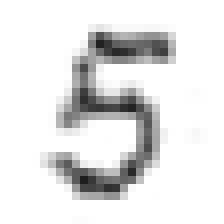
#> input picture my_own_images/2828_my_verify_code_5.png, 28 x 28 px (shown 8 times larger)
$ jupyter execute --allow-errors part3_neural_network_mnist_and_own_single_image.ipynb   (shell and % lines are left out)   (older library calls are emulated)
#> lines starting #> are read from the running program, lines starting #| are printed output that depends on the picture; long printed decimals are rounded
[cell 1]
# python notebook for Make Your Own Neural Network
# code for a 3-layer neural network, and code for learning the MNIST dataset
# this version trains using the MNIST dataset, then tests on our own images
# (c) Tariq Rashid, 2016
# license is GPLv2

[cell 2]
import numpy
# scipy.special for the sigmoid function expit()
import scipy.special
# library for plotting arrays
import matplotlib.pyplot
# ensure the plots are inside this notebook, not an external window

[cell 3]
# helper to load data from PNG image files
import scipy.misc

[cell 4]
# neural network class definition
class neuralNetwork:


    # initialise the neural network
    def __init__(self, inputnodes, hiddennodes, outputnodes, learningrate):
        # set number of nodes in each input, hidden, output layer
        self.inodes = inputnodes
        self.hnodes = hiddennodes
        self.onodes = outputnodes

        # link weight matrices, wih and who
        # weights inside the arrays are w_i_j, where link is from node i to node j in the next layer
        # w11 w21
        # w12 w22 etc
        self.wih = numpy.random.normal(0.0, pow(self.inodes, -0.5), (self.hnodes, self.inodes))
        self.who = numpy.random.normal(0.0, pow(self.hnodes, -0.5), (self.onodes, self.hnodes))

        # learning rate
        self.lr = learningrate

        # activation function is the sigmoid function
        self.activation_function = lambda x: scipy.special.expit(x)

        pass


    # train the neural network
    def train(self, inputs_list, targets_list):
        # convert inputs list to 2d array
        inputs = numpy.array(inputs_list, ndmin=2).T
        targets = numpy.array(targets_list, ndmin=2).T

        # calculate signals into hidden layer
        hidden_inputs = numpy.dot(self.wih, inputs)
        # calculate the signals emerging from hidden layer
        hidden_outputs = self.activation_function(hidden_inputs)

        # calculate signals into final output layer
        final_inputs = numpy.dot(self.who, hidden_outputs)
        # calculate the signals emerging from final output layer
        final_outputs = self.activation_function(final_inputs)

        # output layer error is the (target - actual)
        output_errors = targets - final_outputs
        # hidden layer error is the output_errors, split by weights, recombined at hidden nodes
        hidden_errors = numpy.dot(self.who.T, output_errors)

        # update the weights for the links between the hidden and output layers
        self.who += self.lr * numpy.dot((output_errors * final_outputs * (1.0 - final_outputs)), numpy.transpose(hidden_outputs))

        # update the weights for the links between the input and hidden layers
        self.wih += self.lr * numpy.dot((hidden_errors * hidden_outputs * (1.0 - hidden_outputs)), numpy.transpose(inputs))

        pass


    # query the neural network
    def query(self, inputs_list):
        # convert inputs list to 2d array
        inputs = numpy.array(inputs_list, ndmin=2).T

        # calculate signals into hidden layer
        hidden_inputs = numpy.dot(self.wih, inputs)
        # calculate the signals emerging from hidden layer
        hidden_outputs = self.activation_function(hidden_inputs)

        # calculate signals into final output layer
        final_inputs = numpy.dot(self.who, hidden_outputs)
        # calculate the signals emerging from final output layer
        final_outputs = self.activation_function(final_inputs)

        return final_outputs

[cell 5]
# number of input, hidden and output nodes
input_nodes = 784
hidden_nodes = 200
output_nodes = 10

# learning rate
learning_rate = 0.1

# create instance of neural network
n = neuralNetwork(input_nodes,hidden_nodes,output_nodes, learning_rate)

#> (a cell that did not finish here is left out)

[cell 7]
# train the neural network

# epochs is the number of times the training data set is used for training
epochs = 10

#> (the rest of this cell did not finish here and is left out)

test with our own image

[cell 8]
# test the neural network withour own images

# load image data from png files into an array
print ("loading ... my_own_images/2828_my_verify_code_5.png")
img_array = scipy.misc.imread('my_own_images/2828_my_verify_code_5.png', flatten=True)
#> img_array: shape (28, 28) float32; min 31, max 255, mean 228.1

# reshape from 28x28 to list of 784 values, invert values
img_data  = 255.0 - img_array.reshape(784)
#> img_data = 784 values, max 224 at index 626, min 0 at index 0, mean 26.9

# then scale data to range from 0.01 to 1.0
img_data = (img_data / 255.0 * 0.99) + 0.01
#> img_data = 784 values, max 0.88 at index 626, min 0.01 at index 0, mean 0.114
print("min = ", numpy.min(img_data))
#| min =  0.01
print("max = ", numpy.max(img_data))
#| max =  0.8796

# plot image
matplotlib.pyplot.imshow(img_data.reshape(28,28), cmap='Greys', interpolation='None')

# query the network
outputs = n.query(img_data)
#> in query, `inputs = numpy.array(inputs_list, ndmin=2).T`: inputs has the same summary as img_data outside query
#> in query, `hidden_inputs = numpy.dot(self.wih, inputs)`: hidden_inputs = 200 values, max 0.781 at index 114, min -0.642 at index 157, mean 0.0292
#> in query, `hidden_inputs = numpy.dot(self.wih, inputs)`:
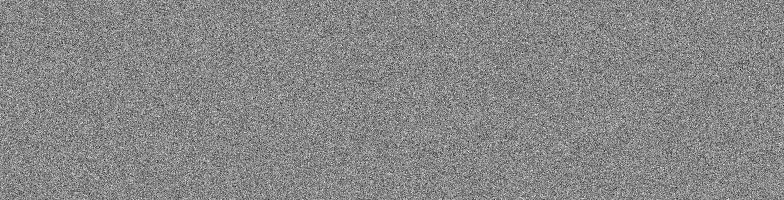
#> self.wih: shape (200, 784) float64; min -0.173, max 0.153, mean 0.000192; drawn with min black and max white
#> in query, `hidden_outputs = self.activation_function(hidden_inputs)`: hidden_outputs = 200 values, max 0.686 at index 114, min 0.345 at index 157, mean 0.507
#> in query, `final_inputs = numpy.dot(self.who, hidden_outputs)`: final_inputs = [0.0216, -0.526, 0.343, -1, 0.74, 0.509, -0.471, 0.283, -0.0739, 0.457]
#> in query, `final_outputs = self.activation_function(final_inputs)`: final_outputs = [0.505, 0.371, 0.585, 0.269, 0.677, 0.624, 0.384, 0.57, 0.482, 0.612]
#> outputs has the same summary as final_outputs in query
print (outputs)
#| [[0.5054]
#|  [0.3714]
#|  [0.585 ]
#|  [0.2685]
#|  [0.677]
#|  [0.6245]
#|  [0.3845]
#|  [0.5702]
#|  [0.4815]
#|  [0.6123]]

# the index of the highest value corresponds to the label
label = numpy.argmax(outputs)
#> label = 4
print("network says ", label)
#| network says  4
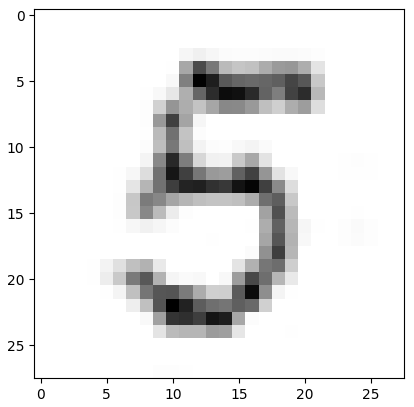
#> figure drawn by matplotlib, 1 panel

$ run again, with my_own_images/2828_my_own_7.png copied over my_own_images/2828_my_verify_code_5.png
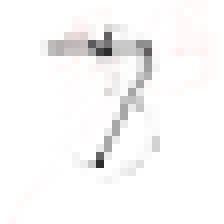
#> input picture my_own_images/2828_my_own_7.png, 28 x 28 px (shown 8 times larger)
#> `img_data  = 255.0 - img_array.reshape(784)`: img_data = 784 values, max 211.7 at index 181, min 0 at index 0, mean 7.19
#> `img_data = (img_data / 255.0 * 0.99) + 0.01`: img_data = 784 values, max 0.832 at index 181, min 0.01 at index 0, mean 0.0379
#| min =  0.01
#| max =  0.8319
#> inputs has the same summary as img_data outside query
#> hidden_inputs = 200 values, max 0.266 at index 145, min -0.259 at index 84, mean 0.0111
#> hidden_outputs = 200 values, max 0.566 at index 145, min 0.435 at index 84, mean 0.503
#> final_inputs = [0.0287, -0.506, 0.304, -0.993, 0.754, 0.477, -0.45, 0.23, -0.054, 0.475]
#> final_outputs = [0.507, 0.376, 0.575, 0.27, 0.68, 0.617, 0.389, 0.557, 0.487, 0.616]
#> outputs has the same summary as final_outputs in query
#| [[0.5072]
#|  [0.3761]
#|  [0.5755]
#|  [0.2704 ]
#|  [0.68]
#|  [0.617]
#> (further printed lines are left out)
#> label = 4
#| network says  4
#> `[cell 8] # test the neural network withour own images  # load image da..`:
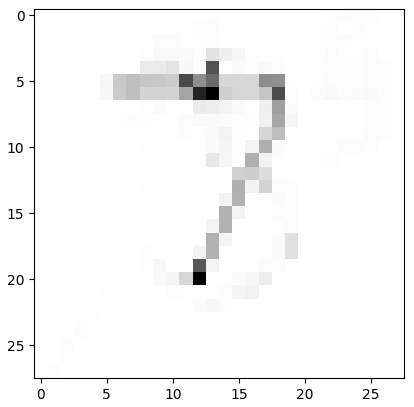
#> figure drawn by matplotlib, 1 panel
